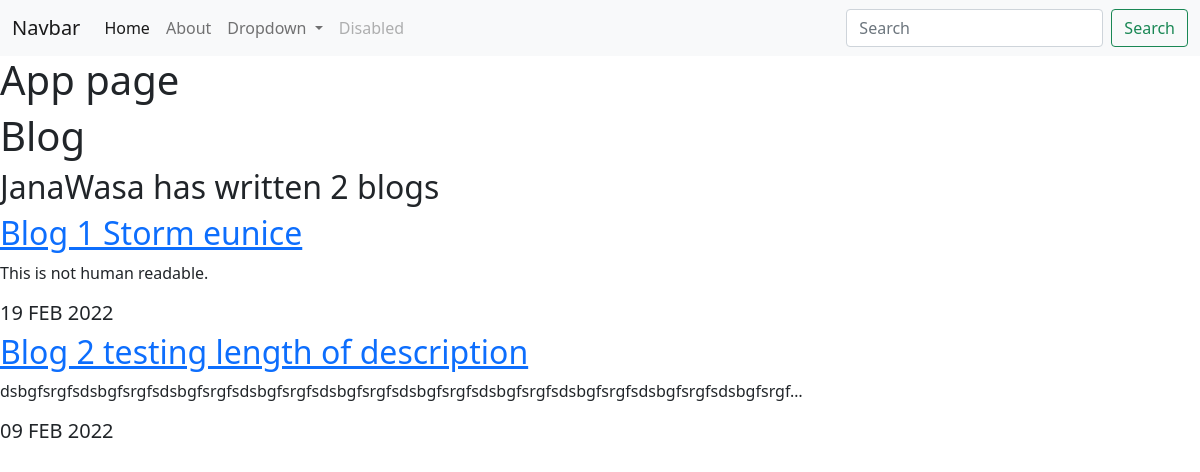
Screenshot of /blog/ with the database file from the repository.
### blog/models.py (models this page shows, shortened)
class Blog(models.Model):
    title = models.CharField(max_length=200)
    description = models.TextField(max_length=250)
    date = models.DateField()

### blog/views.py (the view)
# urls.py: path('', views.all_blogs, name='all_blogs'),
def all_blogs(request):
    blogs = Blog.objects.order_by('-date')
    return render(request, 'blog/all_blogs.html', {'blogs': blogs})

### blog/templates/blog/all_blogs.html
{% extends 'portfolio/base.html' %}
{% block content %}
<h1>App page</h1>
<h1>Blog</h1>
<h2>JanaWasa has written {{ blogs.count }} blog{{ blogs.count|pluralize }}</h2>
{% for blog in blogs %}
<a href="{% url 'blog:detail' blog.id %}">
    <h2>{{ blog.title }}</h2>
</a>
<p>{{ blog.description|striptags|truncatechars:100 }}</p>
<h5>{{ blog.date|date:'d M Y'|upper }}</h5>
{% endfor %}
{% endblock %}

### rows the page displays
Blog: title "Blog 1 Storm eunice", description "This is not human readable.", date "19 FEB 2022"
Blog: title "Blog 2 testing length of description", description "dsbgfsrgfsdsbgfsrgfsdsbgfsrgfsdsbgfsrgfsdsbgfsrgfsdsbgfsrgfsdsbgfsrgfsdsbgfsrgfsdsbgfsrgfsdsbgfsrgf…", date "09 FEB 2022"

### other values shown
{{ blogs.count }} "2"
